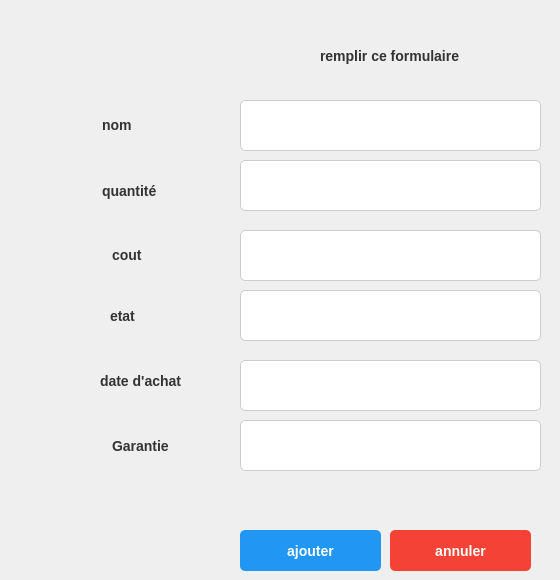
    <widget class="QWidget" name="page_2">
     <widget class="QLabel" name="label_2">
      <property name="geometry">
       <rect>
        <x>102</x>
        <y>109</y>
        <width>131</width>
        <height>31</height>
       </rect>
      </property>
      <property name="styleSheet">
       <string notr="true">QLabel {
    font-size: 14px; /* Taille de la police */
    font-weight: bold; /* Texte en gras */
    color: #333333; /* Couleur du texte gris foncé */
}</string>
      </property>
      <property name="text">
       <string>nom</string>
      </property>
     </widget>
     <widget class="QLabel" name="label_3">
      <property name="geometry">
       <rect>
        <x>102</x>
        <y>170</y>
        <width>131</width>
        <height>41</height>
       </rect>
      </property>
      <property name="styleSheet">
       <string notr="true">QLabel {
    font-size: 14px; /* Taille de la police */
    font-weight: bold; /* Texte en gras */
    color: #333333; /* Couleur du texte gris foncé */
}</string>
      </property>
      <property name="text">
       <string>quantité</string>
      </property>
     </widget>
     <widget class="QLabel" name="label_4">
      <property name="geometry">
       <rect>
        <x>112</x>
        <y>239</y>
        <width>121</width>
        <height>31</height>
       </rect>
      </property>
      <property name="styleSheet">
       <string notr="true">QLabel {
    font-size: 14px; /* Taille de la police */
    font-weight: bold; /* Texte en gras */
    color: #333333; /* Couleur du texte gris foncé */
}</string>
      </property>
      <property name="text">
       <string>cout</string>
      </property>
     </widget>
     <widget class="QLabel" name="label_7">
      <property name="geometry">
       <rect>
        <x>110</x>
        <y>300</y>
        <width>111</width>
        <height>31</height>
       </rect>
      </property>
      <property name="styleSheet">
       <string notr="true">QLabel {
    font-size: 14px; /* Taille de la police */
    font-weight: bold; /* Texte en gras */
    color: #333333; /* Couleur du texte gris foncé */
}</string>
      </property>
      <property name="text">
       <string>etat</string>
      </property>
     </widget>
     <widget class="QLabel" name="label_8">
      <property name="geometry">
       <rect>
        <x>100</x>
        <y>360</y>
        <width>121</width>
        <height>41</height>
       </rect>
      </property>
      <property name="styleSheet">
       <string notr="true">QLabel {
    font-size: 14px; /* Taille de la police */
    font-weight: bold; /* Texte en gras */
    color: #333333; /* Couleur du texte gris foncé */
}</string>
      </property>
      <property name="text">
       <string>date d'achat</string>
      </property>
     </widget>
     <widget class="QLabel" name="label_9">
      <property name="geometry">
       <rect>
        <x>112</x>
        <y>420</y>
        <width>131</width>
        <height>51</height>
       </rect>
      </property>
      <property name="styleSheet">
       <string notr="true">QLabel {
    font-size: 14px; /* Taille de la police */
    font-weight: bold; /* Texte en gras */
    color: #333333; /* Couleur du texte gris foncé */
}</string>
      </property>
      <property name="text">
       <string>Garantie</string>
      </property>
     </widget>
     <widget class="QLineEdit" name="lineEdit_2">
      <property name="geometry">
       <rect>
        <x>240</x>
        <y>100</y>
        <width>301</width>
        <height>51</height>
       </rect>
      </property>
      <property name="styleSheet">
       <string notr="true">QLineEdit {
    background-color: #ffffff; /* Fond blanc */
    border: 1px solid #cccccc; /* Bordure grise */
    border-radius: 5px; /* Coins arrondis */
    padding: 8px; /* Espace intérieur */
    font-size: 14px; /* Taille de la police */
    color: #333333; /* Couleur du texte gris foncé */
}

QLineEdit:focus {
    border: 2px solid #2196f3; /* Bordure bleue lorsqu'il est sélectionné */
}</string>
      </property>
      <property name="text">
       <string/>
      </property>
     </widget>
     <widget class="QLineEdit" name="lineEdit_4">
      <property name="geometry">
       <rect>
        <x>240</x>
        <y>160</y>
        <width>301</width>
        <height>51</height>
       </rect>
      </property>
      <property name="styleSheet">
       <string notr="true">QLineEdit {
    background-color: #ffffff; /* Fond blanc */
    border: 1px solid #cccccc; /* Bordure grise */
    border-radius: 5px; /* Coins arrondis */
    padding: 8px; /* Espace intérieur */
    font-size: 14px; /* Taille de la police */
    color: #333333; /* Couleur du texte gris foncé */
}

QLineEdit:focus {
    border: 2px solid #2196f3; /* Bordure bleue lorsqu'il est sélectionné */
}</string>
      </property>
      <property name="text">
       <string/>
      </property>
     </widget>
     <widget class="QLineEdit" name="lineEdit_5">
      <property name="geometry">
       <rect>
        <x>240</x>
        <y>230</y>
        <width>301</width>
        <height>51</height>
       </rect>
      </property>
      <property name="styleSheet">
       <string notr="true">QLineEdit {
    background-color: #ffffff; /* Fond blanc */
    border: 1px solid #cccccc; /* Bordure grise */
    border-radius: 5px; /* Coins arrondis */
    padding: 8px; /* Espace intérieur */
    font-size: 14px; /* Taille de la police */
    color: #333333; /* Couleur du texte gris foncé */
}

QLineEdit:focus {
    border: 2px solid #2196f3; /* Bordure bleue lorsqu'il est sélectionné */
}</string>
      </property>
      <property name="text">
       <string/>
      </property>
     </widget>
     <widget class="QLineEdit" name="lineEdit_6">
      <property name="geometry">
       <rect>
        <x>240</x>
        <y>290</y>
        <width>301</width>
        <height>51</height>
       </rect>
      </property>
      <property name="styleSheet">
       <string notr="true">QLineEdit {
    background-color: #ffffff; /* Fond blanc */
    border: 1px solid #cccccc; /* Bordure grise */
    border-radius: 5px; /* Coins arrondis */
    padding: 8px; /* Espace intérieur */
    font-size: 14px; /* Taille de la police */
    color: #333333; /* Couleur du texte gris foncé */
}

QLineEdit:focus {
    border: 2px solid #2196f3; /* Bordure bleue lorsqu'il est sélectionné */
}</string>
      </property>
      <property name="text">
       <string/>
      </property>
     </widget>
     <widget class="QLineEdit" name="lineEdit_7">
      <property name="geometry">
       <rect>
        <x>240</x>
        <y>420</y>
        <width>301</width>
        <height>51</height>
       </rect>
      </property>
      <property name="styleSheet">
       <string notr="true">QLineEdit {
    background-color: #ffffff; /* Fond blanc */
    border: 1px solid #cccccc; /* Bordure grise */
    border-radius: 5px; /* Coins arrondis */
    padding: 8px; /* Espace intérieur */
    font-size: 14px; /* Taille de la police */
    color: #333333; /* Couleur du texte gris foncé */
}

QLineEdit:focus {
    border: 2px solid #2196f3; /* Bordure bleue lorsqu'il est sélectionné */
}</string>
      </property>
      <property name="text">
       <string/>
      </property>
     </widget>
     <widget class="QLineEdit" name="lineEdit_8">
      <property name="geometry">
       <rect>
        <x>240</x>
        <y>360</y>
        <width>301</width>
        <height>51</height>
       </rect>
      </property>
      <property name="styleSheet">
       <string notr="true">QLineEdit {
    background-color: #ffffff; /* Fond blanc */
    border: 1px solid #cccccc; /* Bordure grise */
    border-radius: 5px; /* Coins arrondis */
    padding: 8px; /* Espace intérieur */
    font-size: 14px; /* Taille de la police */
    color: #333333; /* Couleur du texte gris foncé */
}

QLineEdit:focus {
    border: 2px solid #2196f3; /* Bordure bleue lorsqu'il est sélectionné */
}</string>
      </property>
      <property name="text">
       <string/>
      </property>
     </widget>
     <widget class="QPushButton" name="pushButton">
      <property name="geometry">
       <rect>
        <x>240</x>
        <y>530</y>
        <width>141</width>
        <height>41</height>
       </rect>
      </property>
      <property name="styleSheet">
       <string notr="true">QPushButton {
    background-color: #2196f3; /* Fond bleu */
    color: white; /* Texte blanc */
    font-size: 14px; /* Taille de la police */
    font-weight: bold; /* Texte en gras */
    border: none; /* Pas de bordure */
    border-radius: 5px; /* Coins arrondis */
    padding: 10px 20px; /* Espace intérieur */
}

QPushButton:hover {
    background-color: #1976d2; /* Fond bleu foncé au survol */
}

QPushButton:pressed {
    background-color: #0d47a1; /* Fond bleu très foncé au clic */
}</string>
      </property>
      <property name="text">
       <string>ajouter</string>
      </property>
     </widget>
     <widget class="QPushButton" name="pushButton_2">
      <property name="geometry">
       <rect>
        <x>390</x>
        <y>530</y>
        <width>141</width>
        <height>41</height>
       </rect>
      </property>
      <property name="styleSheet">
       <string notr="true">QPushButton {
    background-color: #f44336; /* Fond rouge */
    color: white; /* Texte blanc */
    font-size: 14px; /* Taille de la police */
    font-weight: bold; /* Texte en gras */
    border: none; /* Pas de bordure */
    border-radius: 5px; /* Coins arrondis */
    padding: 10px 20px; /* Espace intérieur */
}

QPushButton:hover {
    background-color: #d32f2f; /* Fond rouge foncé au survol */
}

QPushButton:pressed {
    background-color: #b71c1c; /* Fond rouge très foncé au clic */
}</string>
      </property>
      <property name="text">
       <string>annuler</string>
      </property>
     </widget>
     <widget class="QLabel" name="label_10">
      <property name="geometry">
       <rect>
        <x>320</x>
        <y>30</y>
        <width>231</width>
        <height>51</height>
       </rect>
      </property>
      <property name="styleSheet">
       <string notr="true">QLabel {
    font-size: 14px; /* Taille de la police */
    font-weight: bold; /* Texte en gras */
    color: #333333; /* Couleur du texte gris foncé */
}</string>
      </property>
      <property name="text">
       <string>remplir ce formulaire</string>
      </property>
     </widget>
    </widget>
